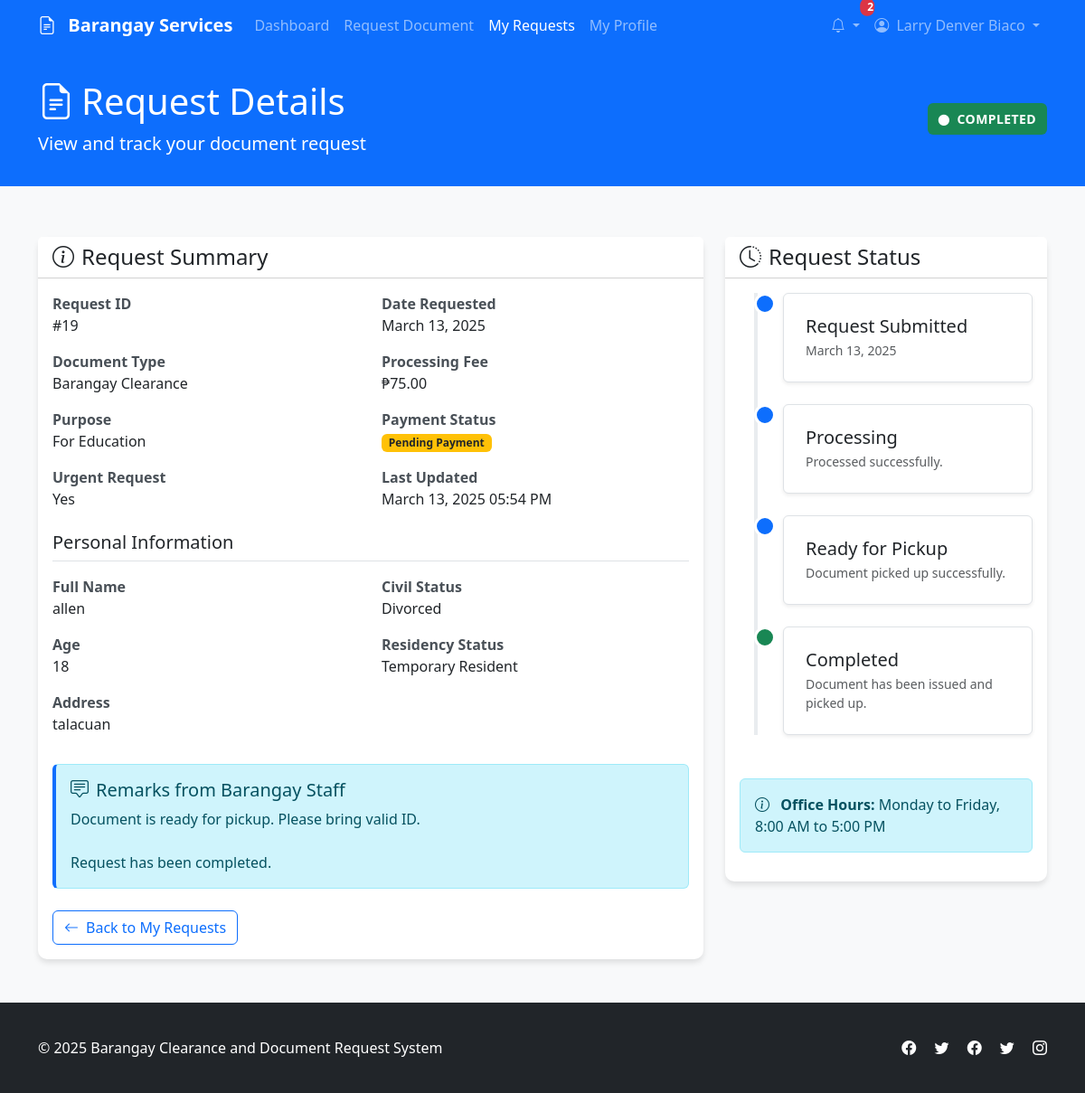
Page /User/view/view-request.php?id=19 (signed in) on the committed database.
### tables this page shows
CREATE TABLE `requests` (
  `request_id` int(11) NOT NULL,
  `user_id` int(11) NOT NULL,
  `document_type` varchar(50) NOT NULL,
  `purpose` text NOT NULL,
  `urgent_request` tinyint(1) NOT NULL DEFAULT 0,
  `processing_fee` decimal(10,2) NOT NULL DEFAULT 0.00,
  `status` enum('pending','processing','ready','completed','rejected','cancelled') NOT NULL DEFAULT 'pending',
  `admin_remarks` text DEFAULT NULL,
  `created_at` timestamp NOT NULL DEFAULT current_timestamp(),
  `updated_at` timestamp NOT NULL DEFAULT current_timestamp() ON UPDATE current_timestamp(),
  `completed_at` timestamp NULL DEFAULT NULL,
  `payment_status` tinyint(1) NOT NULL DEFAULT 0,
  `admin_notes` text DEFAULT NULL
);

CREATE TABLE `request_details` (
  `detail_id` int(11) NOT NULL,
  `request_id` int(11) NOT NULL,
  `fullname` varchar(255) NOT NULL,
  `age` int(3) NOT NULL,
  `address` text NOT NULL,
  `civil_status` varchar(50) NOT NULL,
  `residency_status` varchar(50) NOT NULL,
  `created_at` timestamp NOT NULL DEFAULT current_timestamp()
);

### User/view/view-request.php (the view, shortened to what the rows shown need)
<?php
require_once dirname(__DIR__, 2) . "/backend/connections/database.php";
$userId = $_SESSION['user_id'];
$requestId = intval($_GET['id']);
$request = null;
$requestDetails = null;
try {
    $db = new Database();
    $requestSql = "SELECT r.*,
                    DATE_FORMAT(r.created_at, '%M %d, %Y') as request_date,
                    DATE_FORMAT(r.updated_at, '%M %d, %Y %h:%i %p') as last_updated
                  FROM requests r
                  WHERE r.request_id = ? AND r.user_id = ?";
    $request = $db->fetchOne($requestSql, [$requestId, $userId]);
    if ($request['document_type'] === 'barangay_clearance') {
        $detailsSql = "SELECT * FROM request_details WHERE request_id = ?";
        $requestDetails = $db->fetchOne($detailsSql, [$requestId]);
    }
} catch (Exception $e) {
    error_log("Request View Error: " . $e->getMessage());
    $_SESSION['error_msg'] = "An error occurred while retrieving your request. Please try again later.";
    header("Location: my-requests.php");
    exit();
}
$documentTypes = [
    'barangay_clearance' => 'Barangay Clearance',
    'certificate_residency' => 'Certificate of Residency',
    'business_permit' => 'Business Permit',
    'good_moral' => 'Good Moral Certificate',
    'indigency_certificate' => 'Certificate of Indigency',
    'cedula' => 'Community Tax Certificate (Cedula)',
    'solo_parent' => 'Solo Parent Certificate',
    'first_time_jobseeker' => 'First Time Jobseeker Certificate'
];
$statusColors = [
    'pending' => 'bg-warning',
    'processing' => 'bg-info',
    'ready' => 'bg-success',
    'completed' => 'bg-success',
    'rejected' => 'bg-danger',
    'cancelled' => 'bg-secondary'
];
?>
<!DOCTYPE html>
<html lang="en">
<head>
    <link href="https://cdnjs.cloudflare.com/ajax/libs/bootstrap/5.3.0/css/bootstrap.min.css" rel="stylesheet">
    <link rel="stylesheet" href="https://cdnjs.cloudflare.com/ajax/libs/bootstrap-icons/1.10.5/font/bootstrap-icons.min.css">
    <link rel="stylesheet" href="User/css/index.css">
</head>
<body>
    <div class="content-wrapper">
        <section class="page-title">
            <div class="container">
                <div class="row align-items-center">
                    <div class="col-md-6">
                        <h1><i class="bi bi-file-earmark-text me-2"></i>Request Details</h1>
                    </div>
                    <div class="col-md-6 text-md-end mt-3 mt-md-0">
                        <span class="status-badge text-white <?php echo $statusColors[$request['status']] ?? 'bg-secondary'; ?>">
                            <i class="bi bi-circle-fill me-1 small"></i>
                            <?php echo ucfirst($request['status']); ?>
                        </span>
                    </div>
                </div>
            </div>
        </section>
        <div class="container py-4">
            <div class="row">
                <div class="col-lg-8">
                    <div class="card mb-4">
                        <div class="card-body">
                            <div class="row">
                                <div class="col-md-6">
                                    <dl class="request-details">
                                        <dt>Request ID</dt>
                                        <dd>#<?php echo $requestId; ?></dd>
                                        <dt>Document Type</dt>
                                        <dd><?php echo $documentTypes[$request['document_type']] ?? $request['document_type']; ?></dd>
                                        <dt>Purpose</dt>
                                        <dd><?php echo htmlspecialchars($request['purpose']); ?></dd>
                                        <dt>Urgent Request</dt>
                                        <dd><?php echo $request['urgent_request'] ? 'Yes' : 'No'; ?></dd>
                                    </dl>
                                </div>
                                <div class="col-md-6">
                                    <dl class="request-details">
                                        <dt>Date Requested</dt>
                                        <dd><?php echo $request['request_date']; ?></dd>
                                        <dt>Processing Fee</dt>
                                        <dd>₱<?php echo number_format($request['processing_fee'], 2); ?></dd>
                                        <dt>Payment Status</dt>
                                        <dd>
                                            <?php if ($request['payment_status'] == 1): ?>
                                            <span class="badge bg-success">Paid</span>
                                            <?php else: ?>
                                            <span class="badge bg-warning text-dark">Pending Payment</span>
                                            <?php endif; ?>
                                        </dd>
                                        <dt>Last Updated</dt>
                                        <dd><?php echo $request['last_updated'] ?? 'Not available'; ?></dd>
                                    </dl>
                                </div>
                            </div>
                            <?php if ($request['document_type'] === 'barangay_clearance' && $requestDetails): ?>
                            <div class="mt-2">
                                <h5 class="border-bottom pb-2">Personal Information</h5>
                                <div class="row mt-3">
                                    <div class="col-md-6">
                                        <dl class="request-details">
                                            <dt>Full Name</dt>
                                            <dd><?php echo htmlspecialchars($requestDetails['fullname']); ?></dd>
                                            <dt>Age</dt>
                                            <dd><?php echo $requestDetails['age']; ?></dd>
                                        </dl>
                                    </div>
                                    <div class="col-md-6">
                                        <dl class="request-details">
                                            <dt>Civil Status</dt>
                                            <dd><?php echo ucfirst($requestDetails['civil_status']); ?></dd>
                                            <dt>Residency Status</dt>
                                            <dd>
                                                <?php
                                                switch($requestDetails['residency_status']) {
                                                    case 'temporary':
                                                        echo 'Temporary Resident';
                                                        break;
                                                }
                                                ?>
                                            </dd>
                                        </dl>
                                    </div>
                                    <div class="col-12">
                                        <dl class="request-details">
                                            <dt>Address</dt>
                                            <dd><?php echo htmlspecialchars($requestDetails['address']); ?></dd>
                                        </dl>
                                    </div>
                                </div>
                            </div>
                            <?php endif; ?>
                            <?php if (!empty($request['admin_remarks'])): ?>
                            <div class="alert alert-info info-card mt-3">
                                <h5><i class="bi bi-chat-square-text me-2"></i>Remarks from Barangay Staff</h5>
                                <p class="mb-0"><?php echo nl2br(htmlspecialchars($request['admin_remarks'])); ?></p>
                            </div>
                            <?php endif; ?>
                        </div>
                    </div>
                </div>
            </div>
        </div>
    </div>
</body>
</html>

### rows in the picture
requests: status "COMPLETED", document_type "Barangay Clearance", purpose "For Education", processing_fee "75.00", admin_remarks "Document is ready for pickup. Please bring valid ID. Request has been completed."
request_details: fullname "allen", age "18", civil_status "Divorced", address "talacuan"

### other values in the picture
count($notifications) "2"
$userName "Larry Denver Biaco"
$requestId "19"
$request['request_date'] "March 13, 2025"
$request['last_updated'] "March 13, 2025 05:54 PM"
